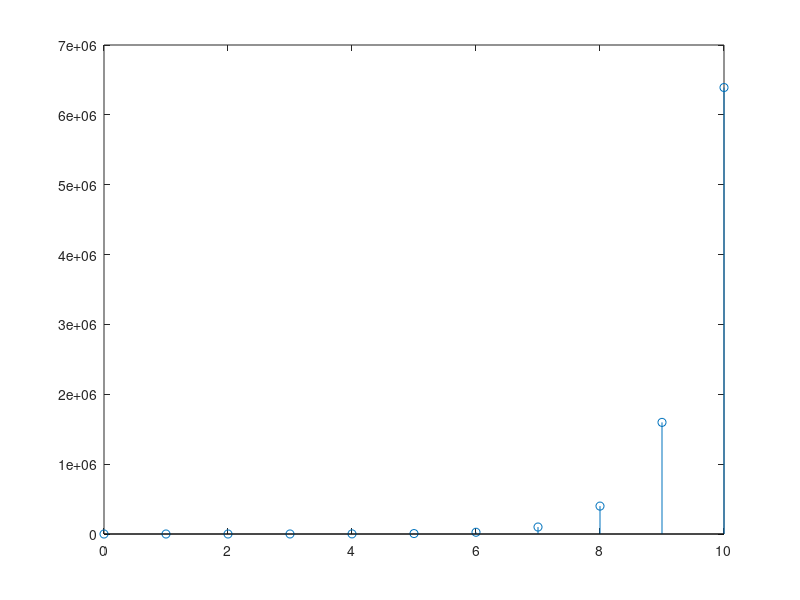

This figure's MATLAB source:
pkg load signal
a=[1 -5 4];
b=[1 -2];
n=[0:10];
x=[(1/2).^n];
z=filtic(b,a,[1]);
[y,zf]=filter(b,a,x,z);
stem(n,y)
